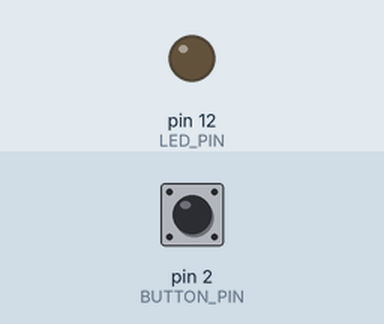
Simulated run of this sketch. Board: Arduino Uno, built with avr-gcc and run on an emulated ATmega328P. On the bench: output pins drawn as LEDs (lit = HIGH). The inputs (shaded band) are chosen by the test bench; at power-on: pin 2 (BUTTON_PIN) HIGH.

Above: at 1.2 s.
1.3 s: pin 2 (BUTTON_PIN) pulled LOW for 0.15 s
At 1.8 s:
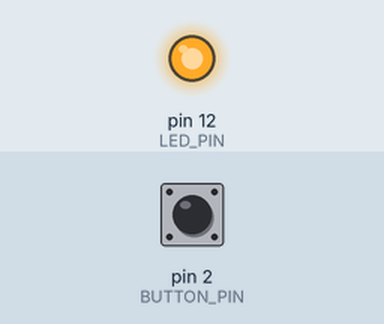
2.9 s: pin 2 (BUTTON_PIN) pulled LOW for 1 s
At 4.2 s:
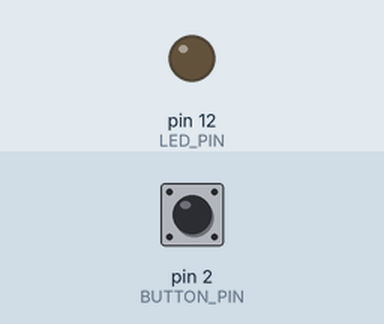
5.4 s: pin 2 (BUTTON_PIN) pulled LOW for 3.2 s
At 6.1 s:
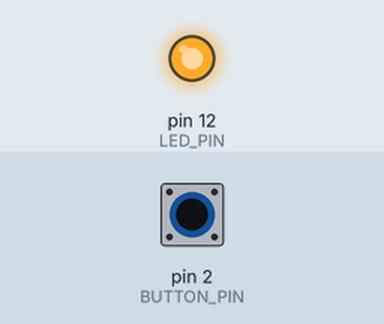
Timing chart, 0 to 8.4 s (numbered marks = the images above; inputs shaded):
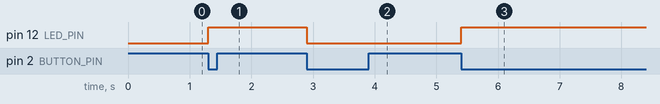

Measured:
- after the input at 1.3 s, pin 12 (LED_PIN): LOW → HIGH at once
- after the input at 2.9 s, pin 12 (LED_PIN): HIGH → LOW at once
- after the input at 5.4 s, pin 12 (LED_PIN): LOW → HIGH at once

The sketch:

Interrupts_code.ino
```cpp
#define LED_PIN 12
#define BUTTON_PIN 2

byte LEDState = LOW;
volatile bool buttonReleased = false;


void toggleLED() {
  if (LEDState == LOW ){
    LEDState = HIGH;
  }
  else {
    LEDState = LOW;
  }
  digitalWrite(LED_PIN, LEDState);
}

void buttonReleasedInterrupt()
{
  buttonReleased = true;
}

void setup() {
  pinMode(LED_PIN, OUTPUT);
  pinMode(BUTTON_PIN, INPUT);
  attachInterrupt(digitalPinToInterrupt(BUTTON_PIN),
                  buttonReleasedInterrupt,
                  FALLING);

}

void loop() {
  if (buttonReleased) {
    buttonReleased = false;
    toggleLED();
  }


}
// use debounce to improvise
```
